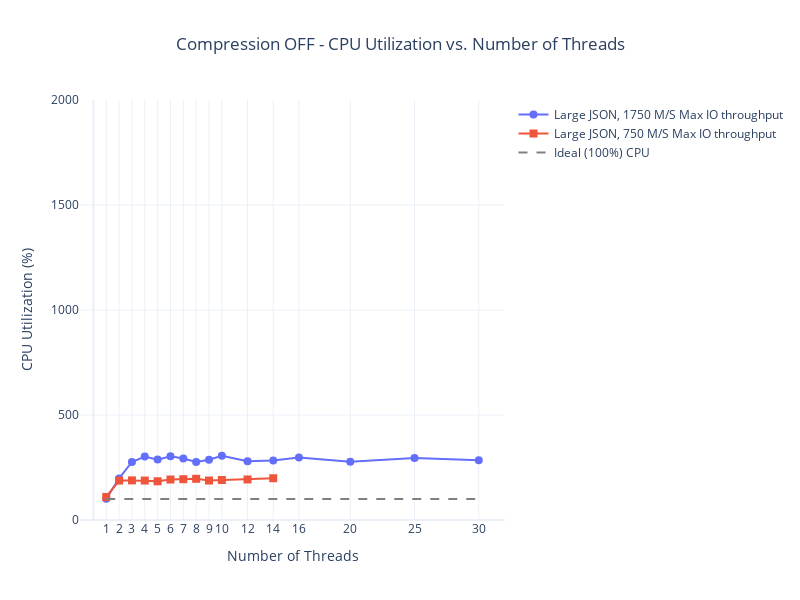
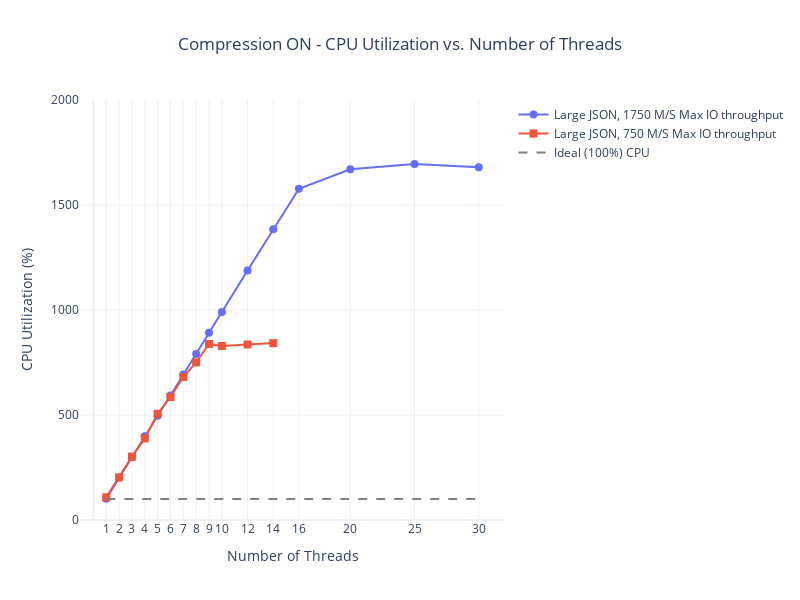

These figures' notebook cell, in order:
### Code cell
plot_cpu_utilization_by_workload(dfs_compression_off, workload_names, "Compression OFF")
plot_cpu_utilization_by_workload(dfs_compression_on, workload_names, "Compression ON")

### Figure 1 — Plotly figure (JSON) as saved in the notebook; plotly's stock layout.template omitted (floating-point values rounded to 4 significant figures)
{"data": [{"line": {"color": "#636EFA", "width": 2}, "marker": {"size": 8, "symbol": "circle"}, "mode": "lines+markers", "name": "Large JSON, 1750 M/S Max IO throughput", "showlegend": true, "type": "scatter", "x": [1, 2, 3, 4, 5, 6, 7, 8, 9, 10, 12, 14, 16, 20, 25, 30], "y": [101.0, 197.9, 276.3, 301.9, 287.6, 303.5, 293.1, 276.0, 287.2, 305.8, 279.5, 283.9, 297.6, 277.6, 295.1, 285.1]}, {"line": {"color": "#EF553B", "width": 2}, "marker": {"size": 8, "symbol": "square"}, "mode": "lines+markers", "name": "Large JSON, 750 M/S Max IO throughput", "showlegend": true, "type": "scatter", "x": [1, 2, 3, 4, 5, 6, 7, 8, 9, 10, 12, 14], "y": [109.8, 187.8, 188.6, 187.9, 184.4, 192.8, 194.2, 196.2, 187.9, 190.6, 193.1, 198.8]}, {"line": {"color": "gray", "dash": "dash"}, "mode": "lines", "name": "Ideal (100%) CPU", "showlegend": true, "type": "scatter", "x": [1, 2, 3, 4, 5, 6, 7, 8, 9, 10, 12, 14, 16, 20, 25, 30], "y": [100, 100, 100, 100, 100, 100, 100, 100, 100, 100, 100, 100, 100, 100, 100, 100]}], "layout": {"height": 600, "hovermode": "x unified", "showlegend": true, "title": {"text": "Compression OFF - CPU Utilization vs. Number of Threads", "x": 0.5}, "width": 800, "xaxis": {"tickmode": "array", "tickvals": [1, 2, 3, 4, 5, 6, 7, 8, 9, 10, 12, 14, 16, 20, 25, 30], "title": {"text": "Number of Threads"}}, "yaxis": {"range": [0, 2000], "title": {"text": "CPU Utilization (%)"}}}}

### Figure 2 — Plotly figure (JSON) as saved in the notebook; plotly's stock layout.template omitted (floating-point values rounded to 4 significant figures)
{"data": [{"line": {"color": "#636EFA", "width": 2}, "marker": {"size": 8, "symbol": "circle"}, "mode": "lines+markers", "name": "Large JSON, 1750 M/S Max IO throughput", "showlegend": true, "type": "scatter", "x": [1, 2, 3, 4, 5, 6, 7, 8, 9, 10, 12, 14, 16, 20, 25, 30], "y": [100.9, 201.1, 298.5, 399.3, 496.7, 592.9, 693.4, 790.8, 891.3, 990.5, 1189.0, 1384.0, 1577.0, 1670.0, 1696.0, 1680.0]}, {"line": {"color": "#EF553B", "width": 2}, "marker": {"size": 8, "symbol": "square"}, "mode": "lines+markers", "name": "Large JSON, 750 M/S Max IO throughput", "showlegend": true, "type": "scatter", "x": [1, 2, 3, 4, 5, 6, 7, 8, 9, 10, 12, 14], "y": [108.3, 203.4, 301.5, 388.3, 506.0, 585.6, 681.2, 750.4, 838.5, 828.6, 835.9, 842.3]}, {"line": {"color": "gray", "dash": "dash"}, "mode": "lines", "name": "Ideal (100%) CPU", "showlegend": true, "type": "scatter", "x": [1, 2, 3, 4, 5, 6, 7, 8, 9, 10, 12, 14, 16, 20, 25, 30], "y": [100, 100, 100, 100, 100, 100, 100, 100, 100, 100, 100, 100, 100, 100, 100, 100]}], "layout": {"height": 600, "hovermode": "x unified", "showlegend": true, "title": {"text": "Compression ON - CPU Utilization vs. Number of Threads", "x": 0.5}, "width": 800, "xaxis": {"tickmode": "array", "tickvals": [1, 2, 3, 4, 5, 6, 7, 8, 9, 10, 12, 14, 16, 20, 25, 30], "title": {"text": "Number of Threads"}}, "yaxis": {"range": [0, 2000], "title": {"text": "CPU Utilization (%)"}}}}
